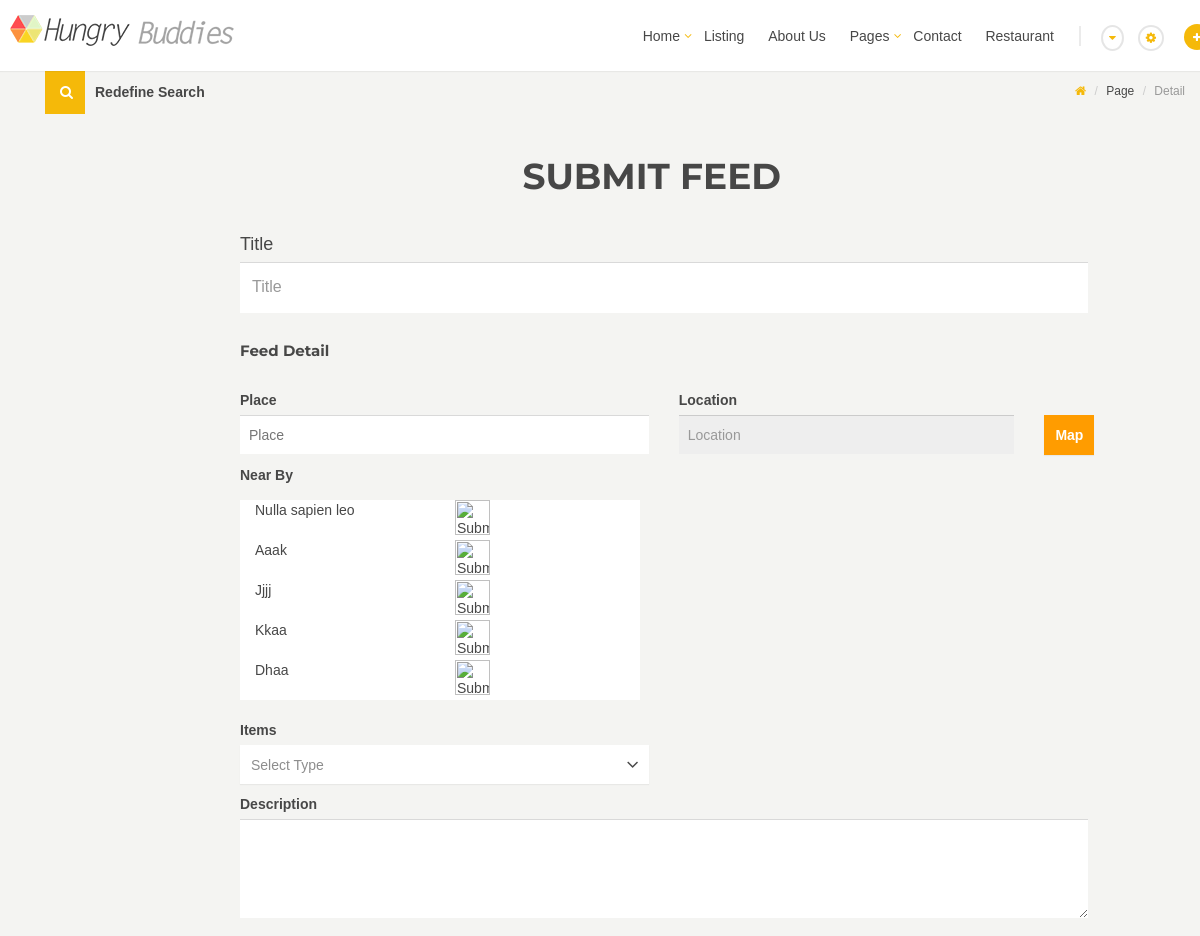
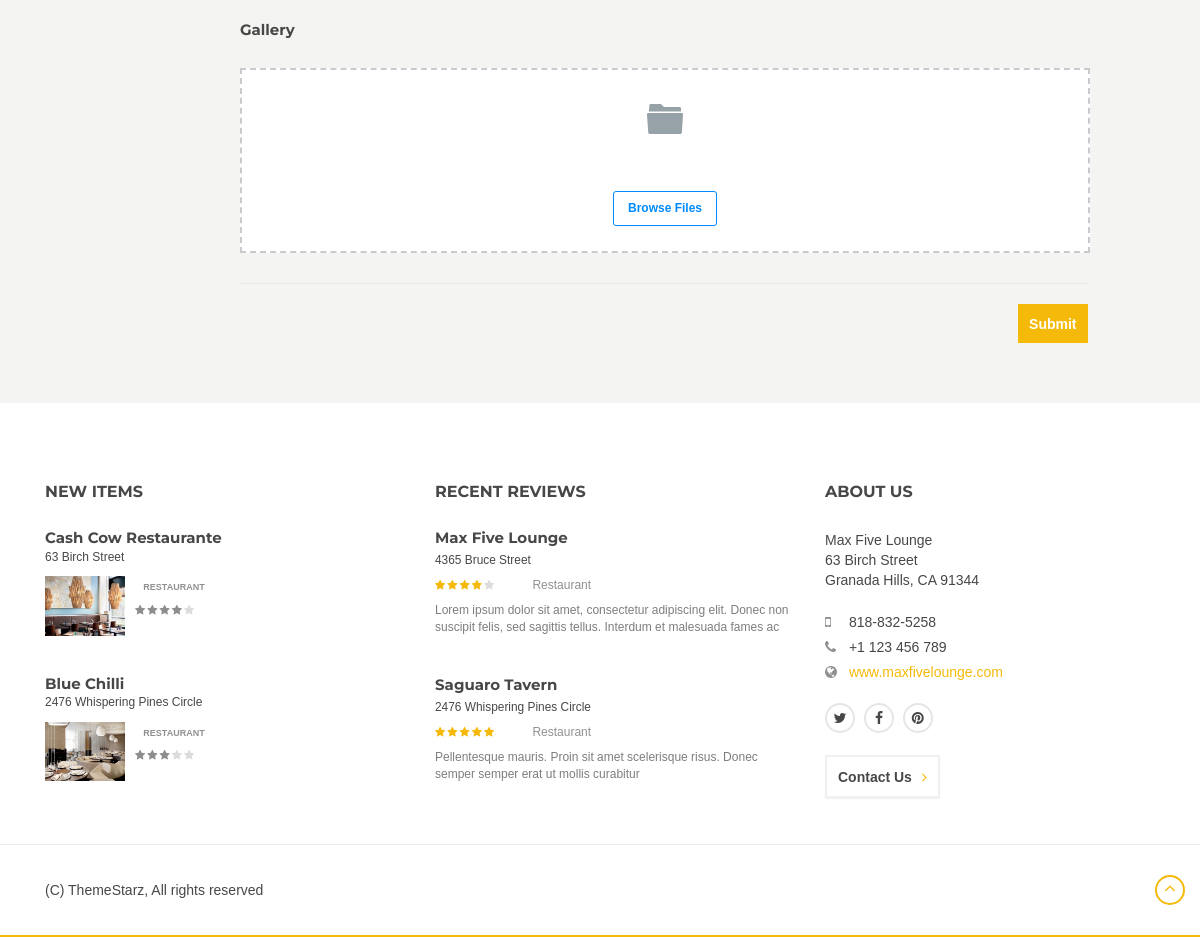
Screenshot of /index.php/feeds/add_feed with the database file from the repository (2 pictures, top to bottom).
### tables this page shows
CREATE TABLE `restaurant_branches` (
  `id` int(11) UNSIGNED NOT NULL,
  `branch_name` varchar(100) NOT NULL,
  `latitude` float(10,6) NOT NULL,
  `longitude` float(10,6) NOT NULL,
  `restaurant_id` int(11) NOT NULL
);

### application/controllers/Feeds.php (called while the page is built, shortened)
<?php
class Feeds extends CI_Controller {
    public function add_feed() {
        $data['folder_name'] = 'main';
        $data['header_name'] = 'header_user';
        $data['nav_name'] = 'nav_main';
        $data['file_name'] = 'add_feed';
        $this->load->model('feeds_model');
        $this->load->model('feed_tags_model');
        $this->load->model('restaurant_model');
        $this->load->model('feed_images_model');
        $this->load->model('restaurant_branches_model');
        $lat = $this->input->post('lat');
        $lng = $this->input->post('lng');
        $lat = !empty($lat) && is_numeric($lat) ? $lat : 'NULL';
        $lng = !empty($lng) && is_numeric($lng) ? $lng : 'NULL';
        if (!empty($lat) && !empty($lng)) {
            $this->load->model('restaurant_branches_model');
            $near_branches = $this->restaurant_branches_model->get_near_branches($lat, $lng);
            $data['near_branches'] = $near_branches;
        }
        $data['user_data'] = $this->ion_auth->user()->row();
        $this->load->view('index', $data);
    }
}
?>

### index.php (called while the page is built, shortened)
<?php
require_once BASEPATH.'core/CodeIgniter.php';

### application/models/restaurant_branches_model.php (called while the page is built, shortened)
<?php
class Restaurant_branches_model extends CI_Model
{
    function get_near_branches($lat,$lng){
        $this->db->select("restaurant_branches.id,branch_name AS name,logo_url, ( 3959 * ACOS( COS( RADIANS($lat) ) * COS( RADIANS( latitude ) ) * COS( RADIANS( longitude ) - RADIANS($lng) ) + SIN( RADIANS($lat) ) * SIN( RADIANS( latitude ) ) ) ) AS distance",false);
        $this->db->from('restaurant_branches');
        $this->db->join('restaurant','restaurant_branches.restaurant_id=restaurant.id','LEFT');
        $this->db->order_by('distance');
        $query = $this->db->get();
        if ($query->num_rows() < 1) {
            return null;
        } else {
            return $query->result();
        }
    }
}

### application/views/main/add_feed.php (the view, shortened to what this page needs)
<link href="<?= base_url() ?>assets/css/jquery-ui.css" rel="stylesheet" xmlns="http://www.w3.org/1999/html">
<section class="sub-header">
    <div class="breadcrumb-wrapper">
        <div class="container">
            <div class="redefine-search">
                <a href="#redefine-search-form" class="inner" data-toggle="collapse" aria-expanded="false" aria-controls="redefine-search-form">
                    <span class="icon"></span>
                    <span>Redefine Search</span>
                </a>
            </div>
            <ol class="breadcrumb">
                <li><a href="index-directory.html"><i class="fa fa-home"></i></a></li>
                <li><a href="#">Page</a></li>
                <li class="active">Detail</li>
            </ol>
        </div>
    </div>
</section>
<div id="page-content">
    <section class="container">
        <div class="row">
            <div class="col-md-9 col-lg-offset-2">
                <header>
                    <h1 class="page-title col-lg-offset-4">Submit Feed</h1>
                </header>
                <form id="form-add_feed" name="form-add_feed" role="form" method="post" action="" enctype="multipart/form-data">
                    <section>
                        <div class="form-group large">
                            <label for="title">Title</label>
                            <input type="text" class="form-control" id="title" placeholder="Title" name="title">
                        </div>
                    </section>
                    <section>
                        <h3>Feed Detail</h3>
                        <div class="row">
                            <div class="col-md-6 col-sm-6">
                                <div class="form-group">
                                    <label for="location">Place</label>
                                    <input id="search-input" type="text" placeholder="Place" name="place">
                                </div>
                            </div>
                            <div class="col-md-5 col-sm-5">
                                <div class="form-group">
                                    <label for="location">Location</label>
                                    <input type="text" class="form-control" id="location" placeholder="Location" name="location" readonly>
                                </div>
                            </div>
                            <div class="col-md-1 col-sm-1">
                                <div class="form-group">
                                    <label for="location">&nbsp; &nbsp;</label>
                                <button  type="button" class="btn btn-primary btn-sm" data-toggle="modal"  data-target="#google_map_model" style="background: #ff9c00;color: white">Map</button>
                                </div>
                            </div>
                            <div class="col-md-6 col-sm-6">
                                <div class="form-group">
                                    <label for="">Near By</label>
                                </div>
                                <div class="div_branche" id=""  style=" width:400px ;height:200px;">
                                    <?php
                                    if(!empty($near_branches)){
                                        foreach($near_branches as $branch){?>
                                                <div class="col-md-6" ><a class="branch_id" href="#"   value="<?=$branch->id?>"><?= ucfirst($branch->name)?> </a></div>
                                                <div class="col-md-3"><a class="branch_id" href="#" value="<?=$branch->id?>"><input type="image" src="<?=$branch->logo_url?>" style="height:35px;width:35px;" /></a></div>
                                    <?php }
                                    }
                                    ?>
                                </div>
                            </div>
                        </div>
                        <div class="row">
                            <div class="col-md-6 col-sm-6 item_div"  >
                                <div class="form-group" >
                                    <label for="type">Items</label>
                                </div>
                            </div>
                            <div class="col-md-12 col-sm-12">
                                <div class="form-group">
                                    <label for="description">Description</label>
                                    <textarea type="text" class="form-control" cols="4" rows="4" name="desc"></textarea>
                                </div>
                            </div>
                        </div>
                    </section>
                    <section>
                        <h3>Gallery</h3>
                        <div >
                        </div>
                    </section>
                    <hr>
                    <section>
                        <div class="form-group">
                            <input type="submit" name="form-add_feed" class="btn btn-default pull-right" value="Submit">
                        </div>
                    </section>
                </form>
            </div>
        </div>
    </section>
</div>

### application/views/main/add_feed.php (style rules this page uses)
.div_branche { padding:0; overflow: scroll; overflow-x:hidden; background-color: white; height: auto; }

### rows the page displays
restaurant_branches: $branch->id 3 (drawn), branch_name "Nulla sapien leo"
restaurant_branches: $branch->id 24 (drawn), branch_name "Aaak"
restaurant_branches: $branch->id 22 (drawn), branch_name "Jjjj"
restaurant_branches: $branch->id 21 (drawn), branch_name "Kkaa"
restaurant_branches: $branch->id 20 (drawn), branch_name "Dhaa"
